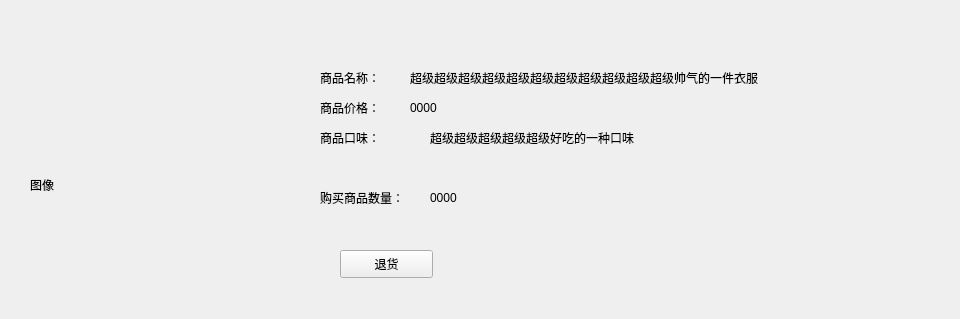
   <widget class="QWidget" name="pageAfterSaleFoodOperator">
    <widget class="QLabel" name="label_66">
     <property name="geometry">
      <rect>
       <x>320</x>
       <y>130</y>
       <width>72</width>
       <height>15</height>
      </rect>
     </property>
     <property name="text">
      <string>商品口味：</string>
     </property>
    </widget>
    <widget class="QLabel" name="labelAfterSaleFoodPrice">
     <property name="geometry">
      <rect>
       <x>410</x>
       <y>100</y>
       <width>72</width>
       <height>15</height>
      </rect>
     </property>
     <property name="text">
      <string>0000</string>
     </property>
    </widget>
    <widget class="QLabel" name="label_62">
     <property name="geometry">
      <rect>
       <x>320</x>
       <y>70</y>
       <width>72</width>
       <height>15</height>
      </rect>
     </property>
     <property name="text">
      <string>商品名称：</string>
     </property>
    </widget>
    <widget class="QLabel" name="label_67">
     <property name="geometry">
      <rect>
       <x>320</x>
       <y>190</y>
       <width>111</width>
       <height>16</height>
      </rect>
     </property>
     <property name="text">
      <string>购买商品数量：</string>
     </property>
    </widget>
    <widget class="QLabel" name="label_68">
     <property name="geometry">
      <rect>
       <x>320</x>
       <y>100</y>
       <width>72</width>
       <height>15</height>
      </rect>
     </property>
     <property name="text">
      <string>商品价格：</string>
     </property>
    </widget>
    <widget class="QLabel" name="labelAfterSaleFoodBuyNumber">
     <property name="geometry">
      <rect>
       <x>430</x>
       <y>190</y>
       <width>72</width>
       <height>15</height>
      </rect>
     </property>
     <property name="text">
      <string>0000</string>
     </property>
    </widget>
    <widget class="QLabel" name="labelAfterSaleFoodName">
     <property name="geometry">
      <rect>
       <x>410</x>
       <y>70</y>
       <width>541</width>
       <height>16</height>
      </rect>
     </property>
     <property name="text">
      <string>超级超级超级超级超级超级超级超级超级超级超级帅气的一件衣服</string>
     </property>
    </widget>
    <widget class="QPushButton" name="pushButtonFoodSalesReturn">
     <property name="geometry">
      <rect>
       <x>340</x>
       <y>250</y>
       <width>93</width>
       <height>28</height>
      </rect>
     </property>
     <property name="text">
      <string>退货</string>
     </property>
    </widget>
    <widget class="QLabel" name="labelAfterSaleFoodTaste">
     <property name="geometry">
      <rect>
       <x>430</x>
       <y>130</y>
       <width>351</width>
       <height>16</height>
      </rect>
     </property>
     <property name="text">
      <string>超级超级超级超级超级好吃的一种口味</string>
     </property>
    </widget>
    <widget class="QLabel" name="labelAfterSaleFoodImage">
     <property name="geometry">
      <rect>
       <x>30</x>
       <y>60</y>
       <width>250</width>
       <height>250</height>
      </rect>
     </property>
     <property name="text">
      <string>图像</string>
     </property>
    </widget>
   </widget>
